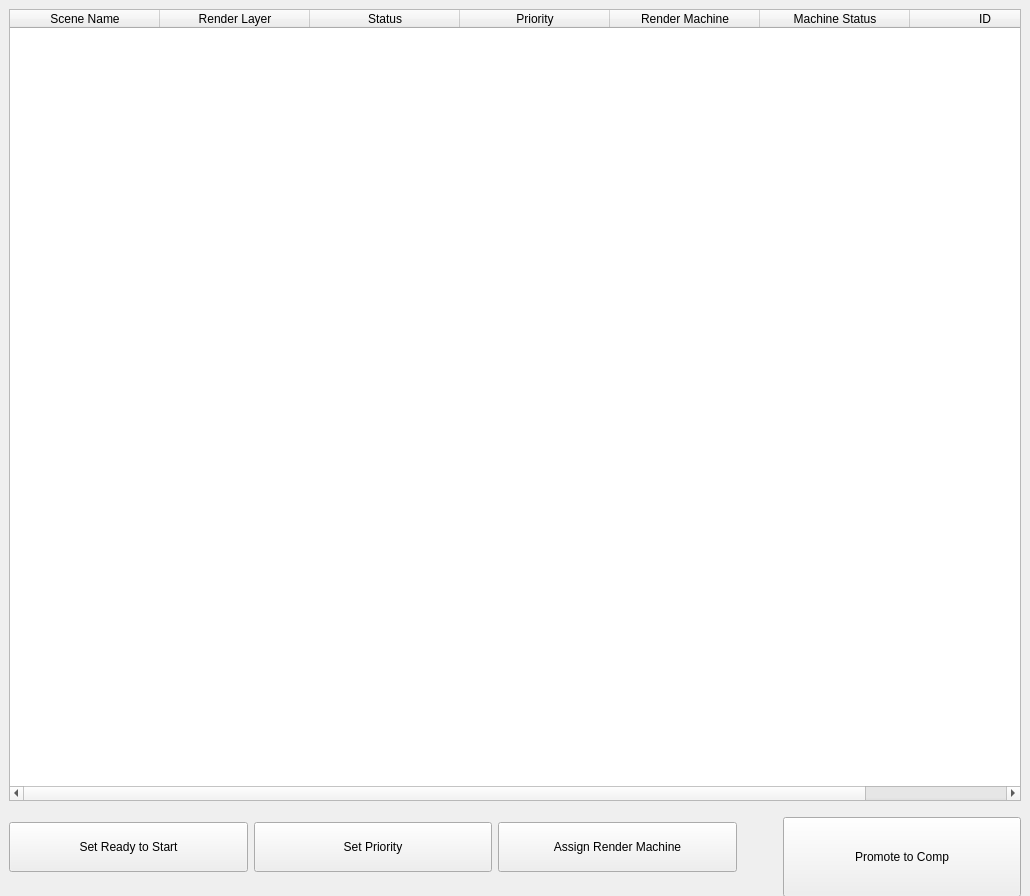
<?xml version="1.0" encoding="UTF-8"?>
<ui version="4.0">
 <class>renderStack_DockWidget</class>
 <widget class="QDockWidget" name="renderStack_DockWidget">
  <property name="geometry">
   <rect>
    <x>0</x>
    <y>0</y>
    <width>1030</width>
    <height>896</height>
   </rect>
  </property>
  <property name="windowTitle">
   <string>DockWidget</string>
  </property>
  <widget class="QWidget" name="renderStack_Widget">
   <layout class="QHBoxLayout" name="horizontalLayout">
    <item>
     <layout class="QVBoxLayout" name="renderStack_veticalLayout">
      <item>
       <widget class="QTableWidget" name="renderStack_tableWidget">
        <property name="sizePolicy">
         <sizepolicy hsizetype="Expanding" vsizetype="MinimumExpanding">
          <horstretch>0</horstretch>
          <verstretch>0</verstretch>
         </sizepolicy>
        </property>
        <attribute name="horizontalHeaderCascadingSectionResizes">
         <bool>true</bool>
        </attribute>
        <attribute name="horizontalHeaderDefaultSectionSize">
         <number>150</number>
        </attribute>
        <attribute name="horizontalHeaderStretchLastSection">
         <bool>false</bool>
        </attribute>
        <column>
         <property name="text">
          <string>Scene Name</string>
         </property>
        </column>
        <column>
         <property name="text">
          <string>Render Layer</string>
         </property>
        </column>
        <column>
         <property name="text">
          <string>Status</string>
         </property>
        </column>
        <column>
         <property name="text">
          <string>Priority</string>
         </property>
        </column>
        <column>
         <property name="text">
          <string>Render Machine</string>
         </property>
        </column>
        <column>
         <property name="text">
          <string>Machine Status</string>
         </property>
        </column>
        <column>
         <property name="text">
          <string>ID</string>
         </property>
        </column>
       </widget>
      </item>
      <item>
       <layout class="QHBoxLayout" name="action_horizontalLayout">
        <item>
         <widget class="QPushButton" name="ready2Start_pushButton">
          <property name="minimumSize">
           <size>
            <width>0</width>
            <height>50</height>
           </size>
          </property>
          <property name="maximumSize">
           <size>
            <width>16777215</width>
            <height>50</height>
           </size>
          </property>
          <property name="text">
           <string>Set Ready to Start</string>
          </property>
         </widget>
        </item>
        <item>
         <widget class="QPushButton" name="pushButton">
          <property name="maximumSize">
           <size>
            <width>16777215</width>
            <height>50</height>
           </size>
          </property>
          <property name="text">
           <string>Set Priority</string>
          </property>
         </widget>
        </item>
        <item>
         <widget class="QPushButton" name="assingMachine_pushButton">
          <property name="minimumSize">
           <size>
            <width>0</width>
            <height>50</height>
           </size>
          </property>
          <property name="maximumSize">
           <size>
            <width>16777215</width>
            <height>50</height>
           </size>
          </property>
          <property name="text">
           <string>Assign Render Machine</string>
          </property>
         </widget>
        </item>
        <item>
         <spacer name="horizontalSpacer">
          <property name="orientation">
           <enum>Qt::Horizontal</enum>
          </property>
          <property name="sizeType">
           <enum>QSizePolicy::Preferred</enum>
          </property>
          <property name="sizeHint" stdset="0">
           <size>
            <width>40</width>
            <height>50</height>
           </size>
          </property>
         </spacer>
        </item>
        <item>
         <widget class="QPushButton" name="promoteComp_pushButton">
          <property name="minimumSize">
           <size>
            <width>0</width>
            <height>80</height>
           </size>
          </property>
          <property name="maximumSize">
           <size>
            <width>16777215</width>
            <height>60</height>
           </size>
          </property>
          <property name="text">
           <string>Promote to Comp</string>
          </property>
         </widget>
        </item>
       </layout>
      </item>
     </layout>
    </item>
   </layout>
  </widget>
 </widget>
 <resources/>
 <connections/>
</ui>
